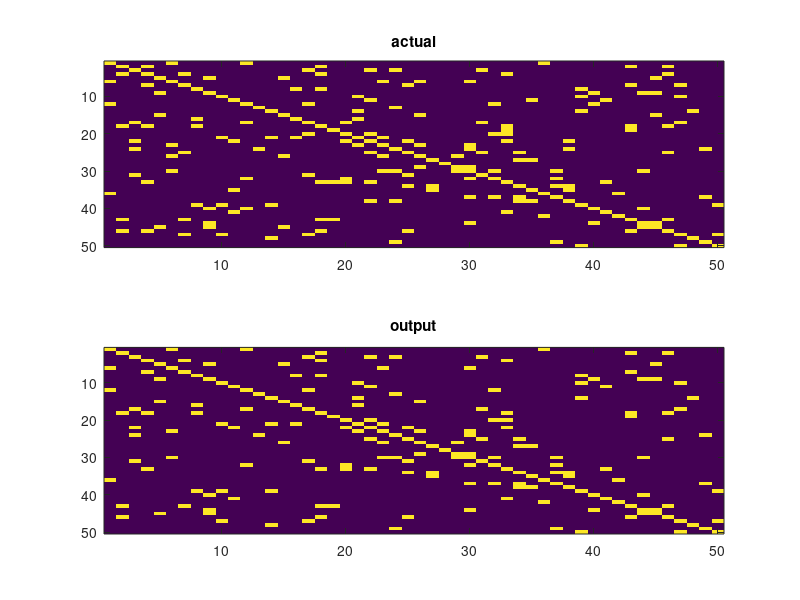

Write the MATLAB code that produced this figure. (Note: this script raises an error after producing the figure.)
% add path to authors' code -- use getenv('username') on windows
if strcmpi(getenv('USER'),'matthewoshaughnessy')
  addpath('~/Documents/Classes/ECE 8803/project/fromauthors/proj/lvsglasso-admm/');
end

load lvsglasso_inputs
load lvsglasso_outputs

S_act = info.S_Input > 0.01;
Sout_thresh = squeeze(~all(abs(S) < 1,1));

subplot(211); imagesc(S_act); title('actual');
subplot(212); imagesc(Sout_thresh); title('output');

f1 = evaluateGraph(Sout_thresh, S_act);